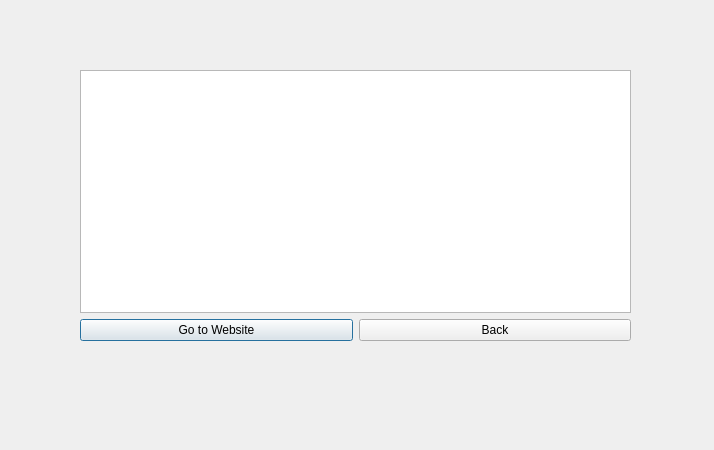
<?xml version="1.0" encoding="UTF-8"?>
<ui version="4.0">
 <class>ChatbotDetl</class>
 <widget class="QDialog" name="ChatbotDetl">
  <property name="geometry">
   <rect>
    <x>0</x>
    <y>0</y>
    <width>714</width>
    <height>450</height>
   </rect>
  </property>
  <property name="windowTitle">
   <string>Dialog</string>
  </property>
  <widget class="QWidget" name="verticalLayoutWidget">
   <property name="geometry">
    <rect>
     <x>80</x>
     <y>70</y>
     <width>551</width>
     <height>271</height>
    </rect>
   </property>
   <layout class="QVBoxLayout" name="verticalLayout">
    <item>
     <widget class="QTextBrowser" name="textBrowser">
      <property name="html">
       <string>&lt;!DOCTYPE HTML PUBLIC &quot;-//W3C//DTD HTML 4.0//EN&quot; &quot;http://www.w3.org/TR/REC-html40/strict.dtd&quot;&gt;
&lt;html&gt;&lt;head&gt;&lt;meta name=&quot;qrichtext&quot; content=&quot;1&quot; /&gt;&lt;meta charset=&quot;utf-8&quot; /&gt;&lt;style type=&quot;text/css&quot;&gt;
p, li { white-space: pre-wrap; }
&lt;/style&gt;&lt;/head&gt;&lt;body style=&quot; font-family:'Segoe UI'; font-size:9pt; font-weight:400; font-style:normal;&quot;&gt;
&lt;p style=&quot;-qt-paragraph-type:empty; margin-top:12px; margin-bottom:12px; margin-left:0px; margin-right:0px; -qt-block-indent:0; text-indent:0px;&quot;&gt;&lt;br /&gt;&lt;/p&gt;&lt;/body&gt;&lt;/html&gt;</string>
      </property>
     </widget>
    </item>
    <item>
     <layout class="QHBoxLayout" name="horizontalLayout">
      <item>
       <widget class="QPushButton" name="pushButton_2">
        <property name="text">
         <string>Go to Website</string>
        </property>
       </widget>
      </item>
      <item>
       <widget class="QPushButton" name="pushButton">
        <property name="text">
         <string>Back</string>
        </property>
       </widget>
      </item>
     </layout>
    </item>
   </layout>
  </widget>
 </widget>
 <resources/>
 <connections/>
</ui>
